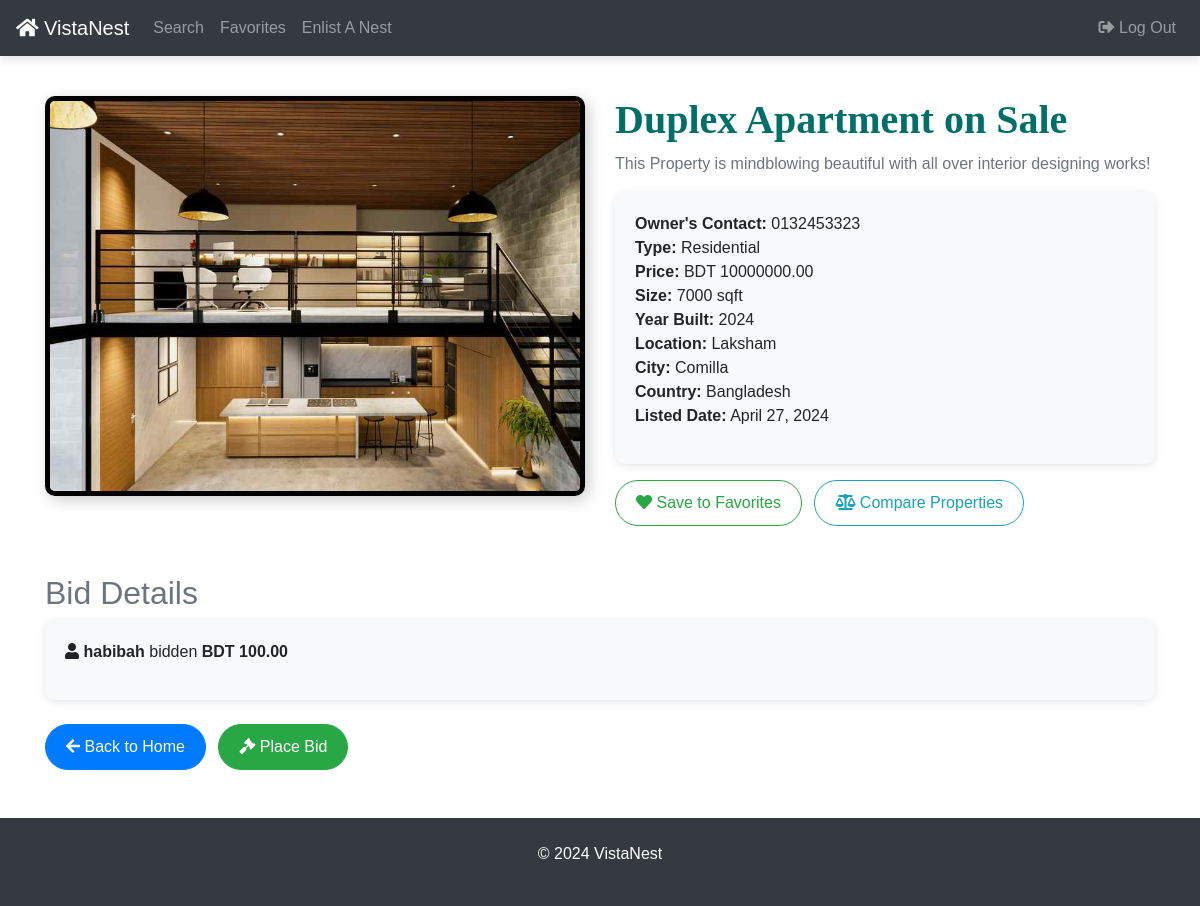
The app's page /details/24, older data.
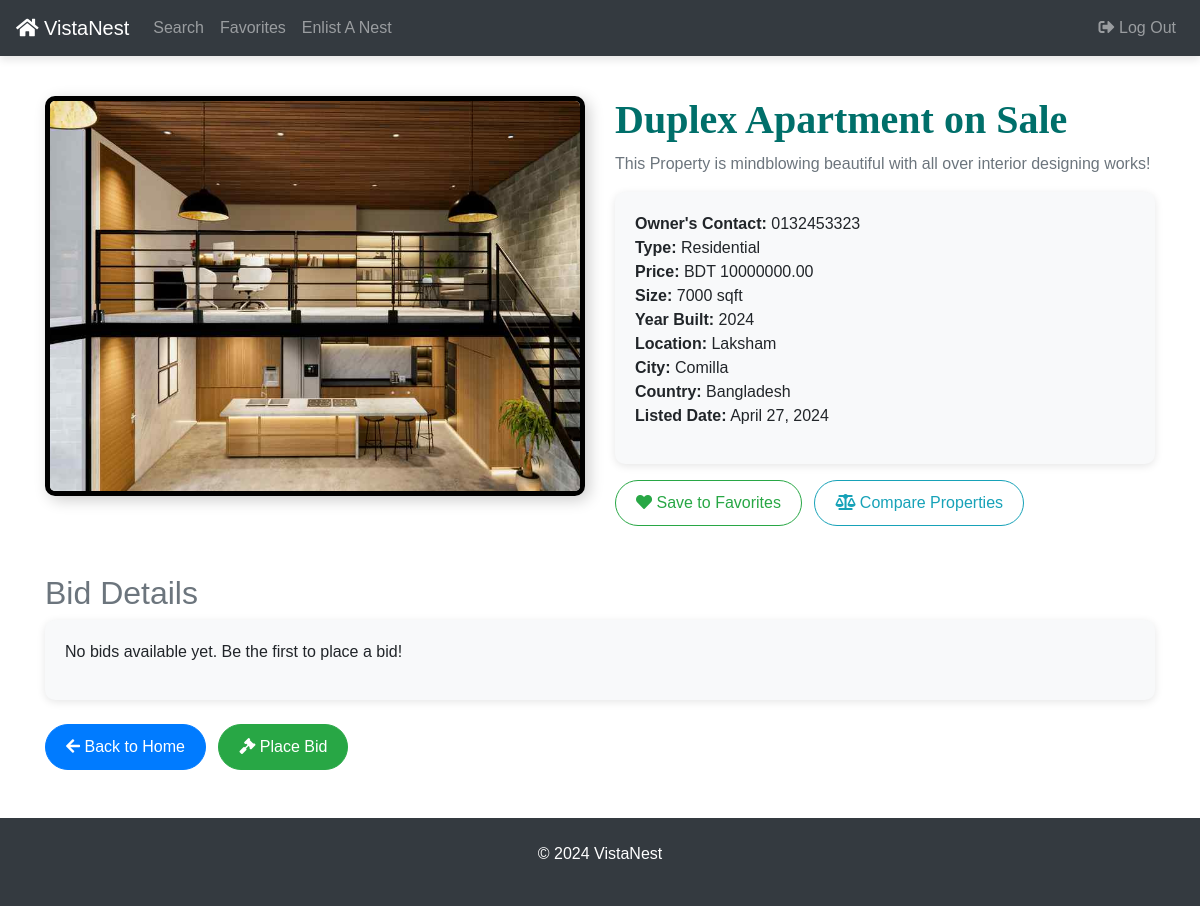
The same page, newer data.
### platforms/models.py (models this page shows, shortened)
class Bid(models.Model):
    user = models.ForeignKey(User, on_delete=models.CASCADE)
    property = models.ForeignKey(Platform, on_delete=models.CASCADE, related_name='bids')
    amount = models.DecimalField(max_digits=10, decimal_places=2)
    bid_status = models.CharField(max_length=20, choices=[
        ('Pending', 'Pending'),
        ('Accepted', 'Accepted'),
        ('Rejected', 'Rejected')
    ], default='Pending')
    date_placed = models.DateTimeField(auto_now_add=True)

### mysite/views.py (the view)
# urls.py: path('details/<int:property_id>', views.details, name='details'),
def details(request, property_id):
    platform = get_object_or_404(Platform, pk=property_id)
    bids = platform.bids.all().select_related('user')
    return render(request, 'details.html', {
        "platform": platform, 'bids': bids,
    })

### templates/details.html (shortened to what the changed rows need)
<!DOCTYPE html>
<html lang="en">
<head>
    <link rel="stylesheet" href="https://cdn.jsdelivr.net/npm/bootstrap@4.3.1/dist/css/bootstrap.min.css">
    <link rel="stylesheet" href="https://cdnjs.cloudflare.com/ajax/libs/font-awesome/5.15.4/css/all.min.css">
</head>
<body>
    <div class="container mt-5 pt-5">
        <div class="row">
            <div class="col-md-6">
            <h1 class="text-blue-teal custom-font"><b>{{ platform.title }}</b></h1>
            </div>
        </div>
        <div class="mt-5">
            <h2 class="text-secondary">Bid Details</h2>
            <div class="info-section">
                {% if bids %}
                    {% for bid in bids %}
                        <p><i class="fas fa-user"></i> <strong>{{ bid.user.username }}</strong> bidden <strong>BDT {{ bid.amount }}</strong></p>
                    {% endfor %}
                {% else %}
                    <p>No bids available yet. Be the first to place a bid!</p>
                {% endif %}
            </div>
        </div>
    </div>
</body>
</html>

Row changes from the older to the newer data that the page shows:
removed Bid: user.username "habibah", amount "100.00"
Text that changed along with them:
text now shown: "No bids available yet. Be the first to place a bid!"
